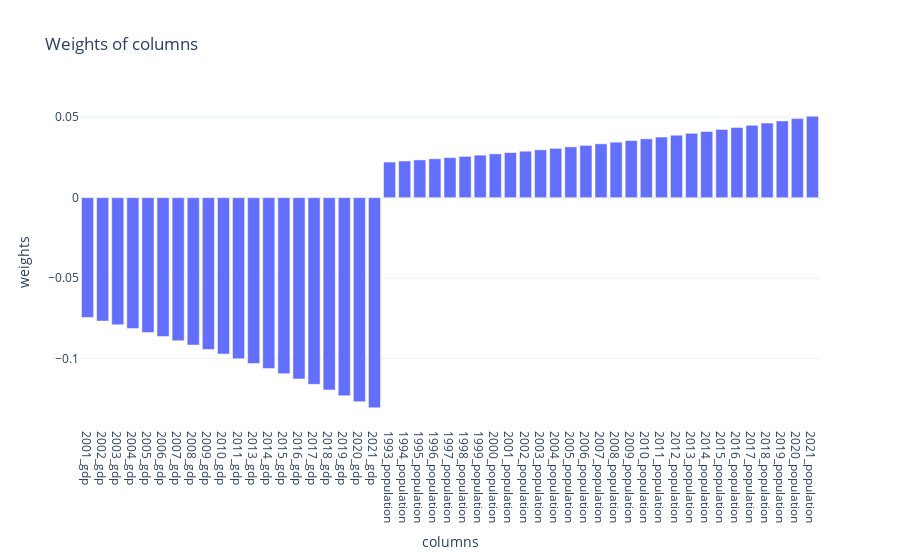
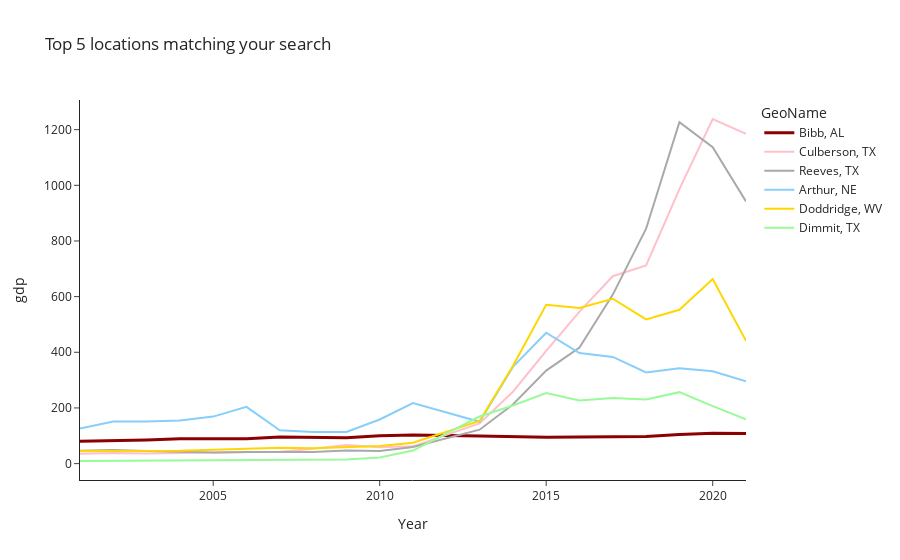

Notebook source saved alongside these figures, in order:
### Markdown cell above
#### Use case: negative weight

This example illustrates the use of negative weights, which represent the degree of dissimilarity from the county of interest.

### Code cell
# the other queries still work

f = FipsQuery(
    1007,
    outcome_var="gdp",
    feature_groups_with_weights={
        "gdp": -2,
        "population": 1,
    },  # with one feature group only
    lag=0,
    top=5,
    time_decay=1.03,
)
f.find_euclidean_kins()
f.plot_weights()
display(f.euclidean_kins)
f.plot_kins()

### Figure 1 — Plotly figure (JSON) as saved in the notebook; plotly's stock layout.template omitted (floating-point values rounded to 4 significant figures)
{"data": [{"type": "bar", "x": ["2001_gdp", "2002_gdp", "2003_gdp", "2004_gdp", "2005_gdp", "2006_gdp", "2007_gdp", "2008_gdp", "2009_gdp", "2010_gdp", "2011_gdp", "2013_gdp", "2014_gdp", "2015_gdp", "2016_gdp", "2017_gdp", "2018_gdp", "2019_gdp", "2020_gdp", "2021_gdp", "1993_population", "1994_population", "1995_population", "1996_population", "1997_population", "1998_population", "1999_population", "2000_population", "2001_population", "2002_population", "2003_population", "2004_population", "2005_population", "2006_population", "2007_population", "2008_population", "2009_population", "2010_population", "2011_population", "2012_population", "2013_population", "2014_population", "2015_population", "2016_population", "2017_population", "2018_population", "2019_population", "2020_population", "2021_population"], "y": [-0.07443, -0.07666, -0.07896, -0.08133, -0.08377, -0.08629, -0.08888, -0.09154, -0.09429, -0.09712, -0.1, -0.103, -0.1061, -0.1093, -0.1126, -0.116, -0.1194, -0.123, -0.1267, -0.1305, 0.02211, 0.02278, 0.02346, 0.02417, 0.02489, 0.02564, 0.02641, 0.0272, 0.02801, 0.02885, 0.02972, 0.03061, 0.03153, 0.03248, 0.03345, 0.03445, 0.03549, 0.03655, 0.03765, 0.03878, 0.03994, 0.04114, 0.04237, 0.04365, 0.04495, 0.0463, 0.04769, 0.04912, 0.0506]}], "layout": {"title": {"text": "Weights of columns"}, "xaxis": {"title": {"text": "columns"}}, "yaxis": {"title": {"text": "weights"}}}}

### Figure 2 — Plotly figure (JSON) as saved in the notebook; plotly's stock layout.template omitted (floating-point values rounded to 4 significant figures)
{"data": [{"line": {"color": "darkred", "width": 3}, "mode": "lines", "name": "Bibb, AL", "text": "Bibb, AL", "textposition": "top right", "type": "scatter", "x": [2001, 2002, 2003, 2004, 2005, 2006, 2007, 2008, 2009, 2010, 2011, 2013, 2014, 2015, 2016, 2017, 2018, 2019, 2020, 2021], "y": [80.44, 81.53, 85.12, 89.32, 88.78, 89.6, 95.31, 94.75, 92.94, 100.1, 102.6, 99.54, 97.93, 94.59, 95.81, 96.88, 96.99, 104.6, 109.5, 107.9]}, {"line": {"color": "#FFC0CB"}, "mode": "lines", "name": "Culberson, TX", "text": "Culberson, TX", "textposition": "top right", "type": "scatter", "x": [2001, 2002, 2003, 2004, 2005, 2006, 2007, 2008, 2009, 2010, 2011, 2013, 2014, 2015, 2016, 2017, 2018, 2019, 2020, 2021], "y": [35.26, 37.74, 36.26, 38.34, 40.18, 41.25, 42.37, 53.35, 66.47, 58.87, 62.02, 144.3, 258.3, 404.7, 546.1, 673.3, 712.0, 986.3, 1238.0, 1185.0]}, {"line": {"color": "#A9A9A9"}, "mode": "lines", "name": "Reeves, TX", "text": "Reeves, TX", "textposition": "top right", "type": "scatter", "x": [2001, 2002, 2003, 2004, 2005, 2006, 2007, 2008, 2009, 2010, 2011, 2013, 2014, 2015, 2016, 2017, 2018, 2019, 2020, 2021], "y": [46.0, 49.29, 44.96, 41.68, 39.74, 41.33, 41.01, 41.39, 47.38, 45.55, 59.75, 121.9, 212.5, 334.2, 416.8, 607.2, 844.0, 1227.0, 1136.0, 942.2]}, {"line": {"color": "#87CEFA"}, "mode": "lines", "name": "Arthur, NE", "text": "Arthur, NE", "textposition": "top right", "type": "scatter", "x": [2001, 2002, 2003, 2004, 2005, 2006, 2007, 2008, 2009, 2010, 2011, 2013, 2014, 2015, 2016, 2017, 2018, 2019, 2020, 2021], "y": [126.1, 151.2, 151.5, 154.7, 169.0, 203.9, 119.7, 113.3, 113.8, 158.4, 217.6, 150.5, 347.4, 470.4, 397.3, 383.2, 327.5, 342.5, 332.0, 295.6]}, {"line": {"color": "#FFD700"}, "mode": "lines", "name": "Doddridge, WV", "text": "Doddridge, WV", "textposition": "top right", "type": "scatter", "x": [2001, 2002, 2003, 2004, 2005, 2006, 2007, 2008, 2009, 2010, 2011, 2013, 2014, 2015, 2016, 2017, 2018, 2019, 2020, 2021], "y": [45.49, 45.9, 45.93, 46.62, 49.65, 54.49, 56.73, 55.2, 59.1, 63.29, 74.9, 153.4, 350.8, 570.5, 559.4, 592.5, 518.3, 552.7, 663.2, 441.1]}, {"line": {"color": "#98FB98"}, "mode": "lines", "name": "Dimmit, TX", "text": "Dimmit, TX", "textposition": "top right", "type": "scatter", "x": [2001, 2002, 2003, 2004, 2005, 2006, 2007, 2008, 2009, 2010, 2011, 2013, 2014, 2015, 2016, 2017, 2018, 2019, 2020, 2021], "y": [9.381, 10.07, 10.27, 10.1, 10.53, 13.38, 13.42, 12.85, 14.4, 21.99, 47.02, 169.1, 208.9, 253.6, 226.4, 235.3, 230.1, 256.7, 206.4, 159.1]}], "layout": {"legend": {"title": {"text": "GeoName"}}, "title": {"text": "Top 5 locations matching your search"}, "xaxis": {"title": {"text": "Year"}}, "yaxis": {"title": {"text": "gdp"}}}}
